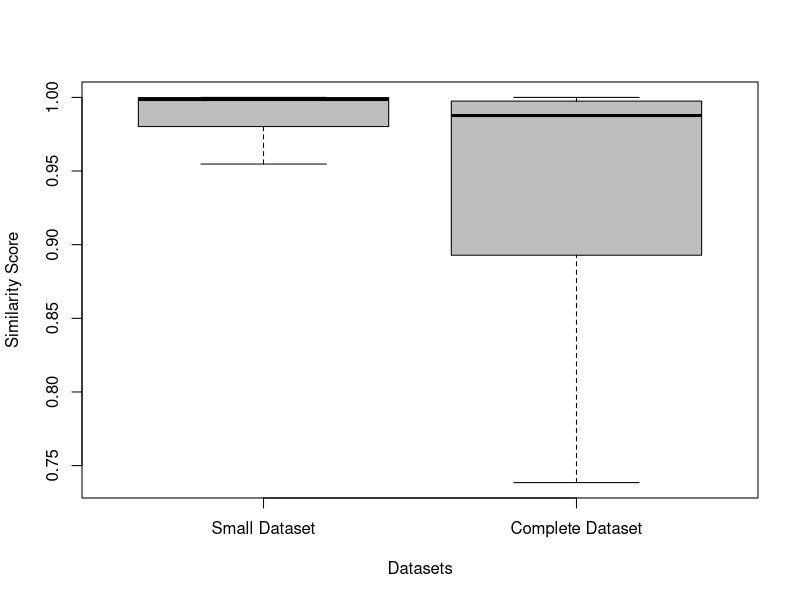
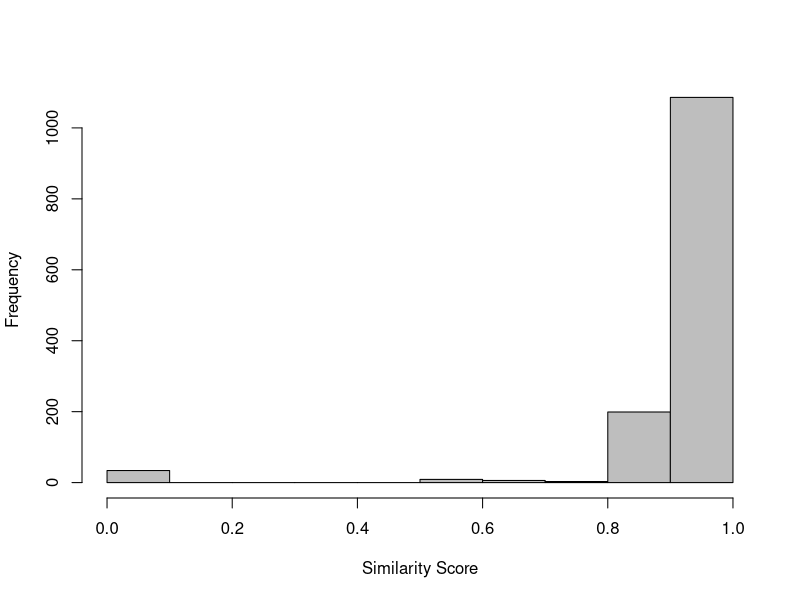

Generate these figures, in order, with R:
## ---- chunk 1
knitr::opts_chunk$set(echo = TRUE)
knitr::opts_chunk$set(fig.width=5, fig.height=5, fig.path='./figures/', dev=c('png', 'pdf'))

setwd(".")

library(sqldf)
library(xtable)
## ---- chunk 2
full_ds <- read.csv("final_dataset_TSE.csv", head=T, sep=',')
small_ds <- read.csv("samples_previewStudy_dataSet.csv", head=T, sep=',')


colnames(full_ds)

nrow(full_ds)
nrow(small_ds)

# "sha256"      "family"      "malware"     "apidetected" "similarity"
## ---- chunk 3
summary(small_ds$similarity)
sd(small_ds$similarity)

summary(full_ds$similarity)
sd(full_ds$similarity)

sqldf("select count(*) from full_ds where similarity = 0")

sqldf("select count(*) from full_ds where similarity < 0.25")
sqldf("select count(*)  from full_ds where similarity >= 0.25 and similarity < 0.5")
sqldf("select count(*)  from full_ds where similarity >= 0.5 and similarity < 0.75")
sqldf("select count(*)  from full_ds where similarity >= 0.75")
sqldf("select count(*)  from full_ds where similarity >= 0.90")

## ---- chunk 4
summary(small_ds$similarity)
summary(full_ds$similarity)

sd(small_ds$similarity)
sd(full_ds$similarity)


sds <- sqldf("select similarity, 'Small Dataset' as dataset from small_ds") 
cds <- sqldf("select similarity, 'Complete Dataset' as dataset from full_ds") 

ds <- rbind(sds, cds)

ds$dataset <- factor(ds$dataset , levels=c("Small Dataset", "Complete Dataset"))


boxplot(similarity~dataset, data = ds, xlab="Datasets", ylab="Similarity Score", col = c("gray"), outline=F)
## ---- chunk 5


#s1 <- sqldf("select ds.*, 'True' as h1 
#             from full_ds ds 
#             where (malware = 'True' and apidetected = 'True') or 
#                   (malware = 'False' and apidetected = 'False')")

s1 <- sqldf("select ds.*, 'True' as h1 
             from full_ds ds 
             where ((family_repackaged <> 'NULL' and family_repackaged <> 'noIdentify') and method_in_diff <> '0')")

s2 <- sqldf("select ds.*, 'False' as h1 
             from full_ds ds
             where ((family_repackaged <> 'NULL' and family_repackaged <> 'noIdentify') and method_in_diff = '0') or 
                   ((family_repackaged = 'NULL' or family_repackaged = 'noIdentify') and method_in_diff <> '0')")

ds <- rbind(s1, s2)


ds$h1 <- as.factor(ds$h1)

# cor.test(ds$h1, ds$similarity)

nrow(ds)

sqldf("select h1, count(*) from ds group by h1")

model <- glm(h1~similarity, data=ds, family = "binomial")

summary(model)
## ---- chunk 6
set.seed(123)

km.res <- kmeans(ds$similarity, 10)

print(km.res)

dd <- cbind(ds, cluster = km.res$cluster)

head(dd)

s1 <- sqldf("select cluster, count(*) as total from dd group by cluster")
s2 <- sqldf("select cluster, count(*) as hits from dd where h1 = 'True' group by cluster")

dd = merge(s1, s2)

dd["Percent"] = dd$hits * 100 / dd$total

dd 


## 1  0.9078245
## 2  0.6777151
## 3  0.9438909
## 4  0.8751277
## 5  0.7967092
## 6  0.9877759
## 7  0.9976499
## 8  0.9667710
## 9  0.5547798
## 10 0.0926632

cs = data.frame("cluster" = c(1,2,3,4,5, 6, 7, 8, 9, 10), 
                "averageSimilarity" = c(0.90, 0.67, 0.94, 0.87, 0.79,0.98,0.99,0.96, 0.55, 0.09))

cs = merge(dd, cs)

colnames(cs)

xtable(sqldf("select cluster, averageSimilarity, total, hits, percent 
              from cs 
              order by averageSimilarity"))


km.res <- kmeans(ds$similarity, 5)

print(km.res)

dd <- cbind(ds, cluster = km.res$cluster)

head(dd)

s1 <- sqldf("select cluster, count(*) as total from dd group by cluster")
s2 <- sqldf("select cluster, count(*) as hits from dd where h1 = 'True' group by cluster")

dd = merge(s1, s2)

dd["Percent"] = dd$hits * 100 / dd$total

dd 

## 1 0.0409438
## 2 0.9878021
## 3 0.7776560
## 4 0.5158275
## 5 0.8988103

cs = data.frame("cluster" = c(1,2,3,4,5), 
                "averageSimilarity" = c(0.04, 0.98, 0.77, 0.51, 0.89))

cs = merge(dd, cs)

colnames(cs)

xtable(sqldf("select cluster, averageSimilarity, total, hits, percent 
              from cs 
              order by averageSimilarity"))

## ---- chunk 7
# Gappusin family

gappusin <- sqldf("select * from full_ds where family_repackaged =  'gappusin'")

summary(gappusin$similarity)
sd(gappusin$similarity)
hist(gappusin$similarity, main="", xlab="Similarity Score", ylab="Frequency", col = c("gray"))


## ---- chunk 8


#s1 <- sqldf("select ds.*, 'True' as h1 
#             from full_ds ds 
#             where (malware = 'True' and apidetected = 'True') or 
#                   (malware = 'False' and apidetected = 'False')")

s1 <- sqldf("select ds.*, 'True' as h1 
             from full_ds ds 
             where ((family_repackaged is not null and family_repackaged <> 'noIdentify') and method_in_diff <> '0')")



s2 <- sqldf("select ds.*, 'False' as h1 
             from full_ds ds
             where ((family_repackaged is not null and family_repackaged <> 'noIdentify') and method_in_diff = '0') or 
                   ((family_repackaged is null or family_repackaged = 'noIdentify') and method_in_diff <> '0')")



ds <- rbind(s1, s2)


ds$h1 <- as.factor(ds$h1)

# cor.test(ds$h1, ds$similarity)

nrow(ds)

sqldf("select h1, count(*) from ds group by h1")

model <- glm(h1~similarity, data=ds, family = "binomial")

summary(model)
